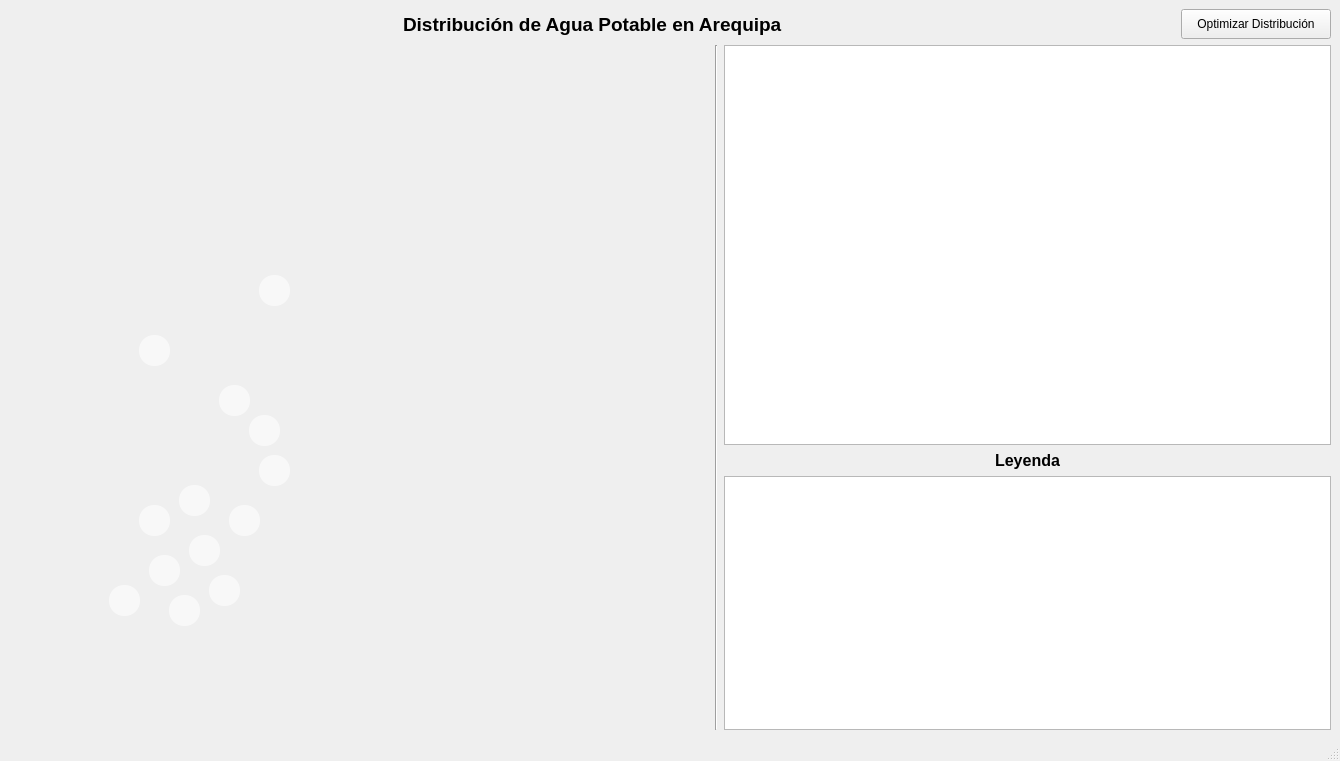
<?xml version="1.0" encoding="UTF-8"?>
<ui version="4.0">
 <class>MainWindow</class>
 <widget class="QMainWindow" name="MainWindow">
  <property name="geometry">
   <rect>
    <x>0</x>
    <y>0</y>
    <width>1340</width>
    <height>761</height>
   </rect>
  </property>
  <property name="windowTitle">
   <string>Distribución de Agua en Arequipa</string>
  </property>
  <widget class="QWidget" name="centralwidget">
   <layout class="QVBoxLayout" name="verticalLayout">
    <item>
     <layout class="QHBoxLayout" name="headerLayout">
      <item>
       <spacer name="horizontalSpacer">
        <property name="orientation">
         <enum>Qt::Orientation::Horizontal</enum>
        </property>
        <property name="sizeHint" stdset="0">
         <size>
          <width>40</width>
          <height>20</height>
         </size>
        </property>
       </spacer>
      </item>
      <item>
       <widget class="QLabel" name="titleLabel">
        <property name="font">
         <font>
          <pointsize>14</pointsize>
          <bold>true</bold>
         </font>
        </property>
        <property name="text">
         <string>Distribución de Agua Potable en Arequipa</string>
        </property>
       </widget>
      </item>
      <item>
       <spacer name="horizontalSpacer_2">
        <property name="orientation">
         <enum>Qt::Orientation::Horizontal</enum>
        </property>
        <property name="sizeHint" stdset="0">
         <size>
          <width>40</width>
          <height>20</height>
         </size>
        </property>
       </spacer>
      </item>
      <item>
       <widget class="QPushButton" name="optimizeButton">
        <property name="minimumSize">
         <size>
          <width>150</width>
          <height>30</height>
         </size>
        </property>
        <property name="text">
         <string>Optimizar Distribución</string>
        </property>
       </widget>
      </item>
     </layout>
    </item>
    <item>
     <layout class="QHBoxLayout" name="mainLayout">
      <item>
       <widget class="QWidget" name="widget" native="true">
        <property name="sizePolicy">
         <sizepolicy hsizetype="Preferred" vsizetype="Preferred">
          <horstretch>0</horstretch>
          <verstretch>0</verstretch>
         </sizepolicy>
        </property>
        <property name="minimumSize">
         <size>
          <width>700</width>
          <height>0</height>
         </size>
        </property>
        <widget class="QLabel" name="label">
         <property name="geometry">
          <rect>
           <x>0</x>
           <y>0</y>
           <width>721</width>
           <height>671</height>
          </rect>
         </property>
         <property name="sizePolicy">
          <sizepolicy hsizetype="Preferred" vsizetype="Preferred">
           <horstretch>0</horstretch>
           <verstretch>0</verstretch>
          </sizepolicy>
         </property>
         <property name="minimumSize">
          <size>
           <width>600</width>
           <height>0</height>
          </size>
         </property>
         <property name="text">
          <string/>
         </property>
         <property name="pixmap">
          <pixmap resource="resources.qrc">:/assets/mapa.png</pixmap>
         </property>
         <property name="scaledContents">
          <bool>true</bool>
         </property>
        </widget>
        <widget class="QPushButton" name="Cercado">
         <property name="geometry">
          <rect>
           <x>170</x>
           <y>440</y>
           <width>31</width>
           <height>31</height>
          </rect>
         </property>
         <property name="styleSheet">
          <string notr="true">QPushButton {
        background-color: rgba(255, 255, 255, 150);  /* Fondo con color semi-transparente */
        border-radius: 15px;  /* Bordes redondeados */
        transition: all 0.3s ease;  /* Transición suave para todos los efectos */
}

QPushButton:hover {
        background-color: rgba(255, 255, 255, 200);  /* Fondo más opaco al pasar el ratón */
        border-radius: 15px;  /* Mantener bordes redondeados */
}</string>
         </property>
         <property name="text">
          <string/>
         </property>
        </widget>
        <widget class="QPushButton" name="AltoSelvaAlegre">
         <property name="geometry">
          <rect>
           <x>210</x>
           <y>340</y>
           <width>31</width>
           <height>31</height>
          </rect>
         </property>
         <property name="styleSheet">
          <string notr="true">QPushButton {
        background-color: rgba(255, 255, 255, 150);  /* Fondo con color semi-transparente */
        border-radius: 15px;  /* Bordes redondeados */
        transition: all 0.3s ease;  /* Transición suave para todos los efectos */
}

QPushButton:hover {
        background-color: rgba(255, 255, 255, 200);  /* Fondo más opaco al pasar el ratón */
        border-radius: 15px;  /* Mantener bordes redondeados */
}</string>
         </property>
         <property name="text">
          <string/>
         </property>
        </widget>
        <widget class="QPushButton" name="Cayma">
         <property name="geometry">
          <rect>
           <x>250</x>
           <y>230</y>
           <width>31</width>
           <height>31</height>
          </rect>
         </property>
         <property name="styleSheet">
          <string notr="true">QPushButton {
        background-color: rgba(255, 255, 255, 150);  /* Fondo con color semi-transparente */
        border-radius: 15px;  /* Bordes redondeados */
        transition: all 0.3s ease;  /* Transición suave para todos los efectos */
}

QPushButton:hover {
        background-color: rgba(255, 255, 255, 200);  /* Fondo más opaco al pasar el ratón */
        border-radius: 15px;  /* Mantener bordes redondeados */
}</string>
         </property>
         <property name="text">
          <string/>
         </property>
        </widget>
        <widget class="QPushButton" name="CerroColorado">
         <property name="geometry">
          <rect>
           <x>130</x>
           <y>290</y>
           <width>31</width>
           <height>31</height>
          </rect>
         </property>
         <property name="styleSheet">
          <string notr="true">QPushButton {
        background-color: rgba(255, 255, 255, 150);  /* Fondo con color semi-transparente */
        border-radius: 15px;  /* Bordes redondeados */
        transition: all 0.3s ease;  /* Transición suave para todos los efectos */
}

QPushButton:hover {
        background-color: rgba(255, 255, 255, 200);  /* Fondo más opaco al pasar el ratón */
        border-radius: 15px;  /* Mantener bordes redondeados */
}</string>
         </property>
         <property name="text">
          <string/>
         </property>
        </widget>
        <widget class="QPushButton" name="Sachaca">
         <property name="geometry">
          <rect>
           <x>100</x>
           <y>540</y>
           <width>31</width>
           <height>31</height>
          </rect>
         </property>
         <property name="styleSheet">
          <string notr="true">QPushButton {
        background-color: rgba(255, 255, 255, 150);  /* Fondo con color semi-transparente */
        border-radius: 15px;  /* Bordes redondeados */
        transition: all 0.3s ease;  /* Transición suave para todos los efectos */
}

QPushButton:hover {
        background-color: rgba(255, 255, 255, 200);  /* Fondo más opaco al pasar el ratón */
        border-radius: 15px;  /* Mantener bordes redondeados */
}</string>
         </property>
         <property name="text">
          <string/>
         </property>
        </widget>
        <widget class="QPushButton" name="Tiabaya">
         <property name="geometry">
          <rect>
           <x>140</x>
           <y>510</y>
           <width>31</width>
           <height>31</height>
          </rect>
         </property>
         <property name="styleSheet">
          <string notr="true">QPushButton {
        background-color: rgba(255, 255, 255, 150);  /* Fondo con color semi-transparente */
        border-radius: 15px;  /* Bordes redondeados */
        transition: all 0.3s ease;  /* Transición suave para todos los efectos */
}

QPushButton:hover {
        background-color: rgba(255, 255, 255, 200);  /* Fondo más opaco al pasar el ratón */
        border-radius: 15px;  /* Mantener bordes redondeados */
}</string>
         </property>
         <property name="text">
          <string/>
         </property>
        </widget>
        <widget class="QPushButton" name="Socabaya">
         <property name="geometry">
          <rect>
           <x>160</x>
           <y>550</y>
           <width>31</width>
           <height>31</height>
          </rect>
         </property>
         <property name="styleSheet">
          <string notr="true">QPushButton {
        background-color: rgba(255, 255, 255, 150);  /* Fondo con color semi-transparente */
        border-radius: 15px;  /* Bordes redondeados */
        transition: all 0.3s ease;  /* Transición suave para todos los efectos */
}

QPushButton:hover {
        background-color: rgba(255, 255, 255, 200);  /* Fondo más opaco al pasar el ratón */
        border-radius: 15px;  /* Mantener bordes redondeados */
}</string>
         </property>
         <property name="text">
          <string/>
         </property>
        </widget>
        <widget class="QPushButton" name="JacoboHunter">
         <property name="geometry">
          <rect>
           <x>200</x>
           <y>530</y>
           <width>31</width>
           <height>31</height>
          </rect>
         </property>
         <property name="styleSheet">
          <string notr="true">QPushButton {
        background-color: rgba(255, 255, 255, 150);  /* Fondo con color semi-transparente */
        border-radius: 15px;  /* Bordes redondeados */
        transition: all 0.3s ease;  /* Transición suave para todos los efectos */
}

QPushButton:hover {
        background-color: rgba(255, 255, 255, 200);  /* Fondo más opaco al pasar el ratón */
        border-radius: 15px;  /* Mantener bordes redondeados */
}</string>
         </property>
         <property name="text">
          <string/>
         </property>
        </widget>
        <widget class="QPushButton" name="JoseLuisBustamanteyRivero">
         <property name="geometry">
          <rect>
           <x>180</x>
           <y>490</y>
           <width>31</width>
           <height>31</height>
          </rect>
         </property>
         <property name="styleSheet">
          <string notr="true">QPushButton {
        background-color: rgba(255, 255, 255, 150);  /* Fondo con color semi-transparente */
        border-radius: 15px;  /* Bordes redondeados */
        transition: all 0.3s ease;  /* Transición suave para todos los efectos */
}

QPushButton:hover {
        background-color: rgba(255, 255, 255, 200);  /* Fondo más opaco al pasar el ratón */
        border-radius: 15px;  /* Mantener bordes redondeados */
}</string>
         </property>
         <property name="text">
          <string/>
         </property>
        </widget>
        <widget class="QPushButton" name="Yanahuara">
         <property name="geometry">
          <rect>
           <x>130</x>
           <y>460</y>
           <width>31</width>
           <height>31</height>
          </rect>
         </property>
         <property name="styleSheet">
          <string notr="true">QPushButton {
        background-color: rgba(255, 255, 255, 150);  /* Fondo con color semi-transparente */
        border-radius: 15px;  /* Bordes redondeados */
        transition: all 0.3s ease;  /* Transición suave para todos los efectos */
}

QPushButton:hover {
        background-color: rgba(255, 255, 255, 200);  /* Fondo más opaco al pasar el ratón */
        border-radius: 15px;  /* Mantener bordes redondeados */
}</string>
         </property>
         <property name="text">
          <string/>
         </property>
        </widget>
        <widget class="QPushButton" name="Paucarpata">
         <property name="geometry">
          <rect>
           <x>220</x>
           <y>460</y>
           <width>31</width>
           <height>31</height>
          </rect>
         </property>
         <property name="styleSheet">
          <string notr="true">QPushButton {
        background-color: rgba(255, 255, 255, 150);  /* Fondo con color semi-transparente */
        border-radius: 15px;  /* Bordes redondeados */
        transition: all 0.3s ease;  /* Transición suave para todos los efectos */
}

QPushButton:hover {
        background-color: rgba(255, 255, 255, 200);  /* Fondo más opaco al pasar el ratón */
        border-radius: 15px;  /* Mantener bordes redondeados */
}</string>
         </property>
         <property name="text">
          <string/>
         </property>
        </widget>
        <widget class="QPushButton" name="MarianoMelgar">
         <property name="geometry">
          <rect>
           <x>250</x>
           <y>410</y>
           <width>31</width>
           <height>31</height>
          </rect>
         </property>
         <property name="styleSheet">
          <string notr="true">QPushButton {
        background-color: rgba(255, 255, 255, 150);  /* Fondo con color semi-transparente */
        border-radius: 15px;  /* Bordes redondeados */
        transition: all 0.3s ease;  /* Transición suave para todos los efectos */
}

QPushButton:hover {
        background-color: rgba(255, 255, 255, 200);  /* Fondo más opaco al pasar el ratón */
        border-radius: 15px;  /* Mantener bordes redondeados */
}</string>
         </property>
         <property name="text">
          <string/>
         </property>
        </widget>
        <widget class="QPushButton" name="Miraflores">
         <property name="geometry">
          <rect>
           <x>240</x>
           <y>370</y>
           <width>31</width>
           <height>31</height>
          </rect>
         </property>
         <property name="styleSheet">
          <string notr="true">QPushButton {
        background-color: rgba(255, 255, 255, 150);  /* Fondo con color semi-transparente */
        border-radius: 15px;  /* Bordes redondeados */
        transition: all 0.3s ease;  /* Transición suave para todos los efectos */
}

QPushButton:hover {
        background-color: rgba(255, 255, 255, 200);  /* Fondo más opaco al pasar el ratón */
        border-radius: 15px;  /* Mantener bordes redondeados */
}</string>
         </property>
         <property name="text">
          <string/>
         </property>
        </widget>
       </widget>
      </item>
      <item>
       <widget class="Line" name="verticalLine">
        <property name="orientation">
         <enum>Qt::Orientation::Vertical</enum>
        </property>
       </widget>
      </item>
      <item>
       <layout class="QVBoxLayout" name="rightLayout">
        <item>
         <widget class="QGraphicsView" name="pieChartView">
          <property name="minimumSize">
           <size>
            <width>400</width>
            <height>400</height>
           </size>
          </property>
         </widget>
        </item>
        <item>
         <widget class="QLabel" name="legendLabel">
          <property name="font">
           <font>
            <pointsize>12</pointsize>
            <bold>true</bold>
           </font>
          </property>
          <property name="text">
           <string>Leyenda</string>
          </property>
          <property name="alignment">
           <set>Qt::AlignmentFlag::AlignCenter</set>
          </property>
         </widget>
        </item>
        <item>
         <widget class="QTableWidget" name="legendTable">
          <property name="minimumSize">
           <size>
            <width>0</width>
            <height>200</height>
           </size>
          </property>
         </widget>
        </item>
       </layout>
      </item>
     </layout>
    </item>
   </layout>
  </widget>
  <widget class="QMenuBar" name="menubar">
   <property name="geometry">
    <rect>
     <x>0</x>
     <y>0</y>
     <width>1340</width>
     <height>21</height>
    </rect>
   </property>
  </widget>
  <widget class="QStatusBar" name="statusbar"/>
 </widget>
 <resources>
  <include location="resources.qrc"/>
 </resources>
 <connections/>
</ui>
